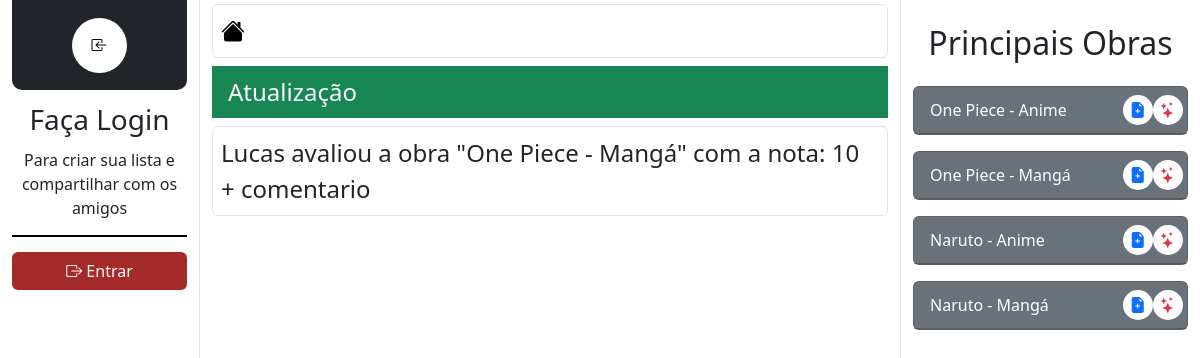
The page /OpenNews/1 on the database its author committed.
### webapp/models.py (models this page shows, shortened)
class Avaliacao(models.Model):
    autor = models.ForeignKey(Usuario, on_delete=models.CASCADE)
    obra = models.ForeignKey(Obra, on_delete=models.CASCADE)
    avaliacao = models.TextField("Comentarios", max_length=1500, blank=True, null=True)
    nota = models.IntegerField("Nota da obra", default=0)
    def __str__(self):
        if self.avaliacao:
            return '{} avaliou a obra "{}" com a nota: {} + comentario'.format(self.autor.nome, self.obra, self.nota)
        return '{} avaliou a obra "{}" com a nota: {}'.format(self.autor.nome, self.obra, self.nota)

class Usuario(models.Model):
    class Meta:
        verbose_name = "Usuário"
        verbose_name_plural = "Usuários"
    nome = models.CharField("Nome do Usuario", max_length=150)
    biografia = models.TextField("Biografia do Usuario", max_length=1500, blank=True, null=True)
    user = models.ForeignKey(User, on_delete=models.CASCADE)

class Obra(models.Model):
    class Meta:
        verbose_name = "Obra"
        verbose_name_plural = "Obras"
    nome = models.CharField("Nome do anime", max_length=250)
    resumo = models.TextField("Resumo do anime", max_length=2500, blank=True, null=True)
    tipos = (
        ("0","Anime"),
        ("1","Mangá"),
        ("2","Jogo"),
    )
    tipo = models.CharField("Tipo de obra", choices=tipos, max_length=15, default=tipos[0][1])
    def __str__(self):
        return self.nome + " - " + str(self.tipos[int(self.tipo)][1])

### webapp/views.py (the view)
# urls.py: path('OpenNews/<int:idFeed>', OpenNews, name="OpenNews"),
def OpenNews(request, idFeed):
    usuario = None
    listas =[]
    novidade = Feed.objects.get(pk=idFeed)
    classe, idItem = novidade.referencia.split("+")
    if request.user.is_authenticated:
        usuario = Usuario.objects.get(user=request.user)
        listas = list(Lista.objects.filter(autor = usuario))
    return render(request, 'news.html', {
        "titulo": "NOvidade",
        "listas":listas,
        "len_listas":len(listas),
        "user":usuario,
        "obras":Obra.objects.all(),
        "novidade": GetDados(classe, idItem)
    })

### webapp/views.py (called while the page is built)
def GetDados(model, id):
    match model:
        case "Usuario":
            return Usuario.objects.get(pk=id)
        case "Seguidores":
            return Seguidores.objects.get(pk=id)
        case "Obra":
            return Obra.objects.get(pk=id)
        case "Avaliacao":
            return Avaliacao.objects.get(pk=id)
        case "Lista":
            return Lista.objects.get(pk=id)
        case "Feed":
            return Feed.objects.get(pk=id)

### webapp/templates/news.html (shortened to what this page needs)
{% extends 'home.html' %}
{% block conteudo %}
    <div class="w-100 border m-1 p-2 rounded fs-4 d-flex justify-content-between">
        <a href="{% url 'Home' %}"><i class="bi bi-house-fill"></i></a>
    </div>
    <div class="w-100 m-1 fs-4 d-flex bg bg-success text-light px-3 py-2 fs-3">
        Atualização
    </div>
    <div class="w-100 border m-1 p-2 rounded fs-4 d-flex justify-content-between">
        {{novidade}}
    </div>
{% endblock %}

### webapp/templates/home.html (shortened to what this page needs)
{% extends 'base.html' %}
{% block page %}
<div class="container-fluid h-100 fixed">
    <div class="row">
      <div class="col-2 border-end">
        <div class="w-100 bg bg-dark centralizar" style="height: 90px; border-radius: 0 0 10px 10px">
          {% if user %}
            <div class="icon-user centralizar">{{user.GetInicial}}</div>
            {% else %}
            <a href="{% url 'login' %}" class="icon-user centralizar">
              <i class="bi bi-box-arrow-in-left"></i>
            </a>
          {% endif %}
        </div>
        {% if user %}
          <a class="" href="{% url 'Perfil' user.user.username %}">
          <div class="my-2 fs-3 text-center text-dark">{{user.nome}}</div>
          <div class="my-1 text-center text-dark">@{{user.user.username}}</div>
          <div class="linha"></div>
          <div class="my-1 border text-center text-dark" style="border-radius: 10px; position: relative;">
            {{user.biografia}}
            <i class="bi bi-pencil-square" style="position: absolute; bottom: 0px; right: 5px;"></i>
          </div>
          </a>
        {% else %}
          <div class="my-2 fs-3 text-center text-dark">Faça Login</div>
          <div class="my-1 text-center text-dark">Para criar sua lista e compartilhar com os amigos</div>
        {% endif %}
        <div class="linha"></div>
        {% if user %}
          <div class="listas">
            <ul class="list-group">
              <li class="list-group-item active d-flex justify-content-between" aria-current="true">Listas de {{user.nome}}<span class="badge bg-warning">{{len_listas}}</span></li>
              {% for lista in listas %}
              <li class="list-group-item d-flex justify-content-between"><a href="{% url 'Lista' lista.id %}" class="w-100 d-flex justify-content-between">{{lista.titulo}}<span class="badge bg-info">{{lista.getQtdItens}}</span></a></li>
              {% endfor %}
            </ul>
          </div>
          {% if request.user.is_superuser%}
            <a href="/admin/webapp" class="btn w-100 bg bg-info" style="margin: 5px 0px;">
              <i class="bi bi-admin"></i>
              Administração
            </a>
          {% endif %}
          <a href="/admin}" class="btn w-100" style="color: white !important; background-color: #A52A2A; marign: 5px 0px;">
            <i class="bi bi-box-arrow-right"></i>
            Sair
          </a>
        {% else %}
          <a href="{% url 'login' %}" class="btn w-100" style="color: white !important; background-color: #A52A2A;">
            <i class="bi bi-box-arrow-right"></i>
            Entrar
          </a>
        {% endif %}
      </div>
      <div class="col-7 d-flex flex-column align-items-center justify-content-start" style="overflow: auto; height: 100vh; position: relative;">
        {% if feed %}
          <h3 class="fs-3 text-start w-100 d-flex align-items-center px-3 text-dark bg bg-light w-100" style="height: 50px; box-shadow: 0 0 15px gray; position: absolute; top: 0px; z-index: 999;">Novidades</h3>
          <div class="py-3 my-3 w-100"></div>
          {% for p in feed %}
            <div class="card w-100 my-2">
              <div class="card-header">
                {{p.autor.nome}}
              </div>
              <div class="card-body">
                <p class="card-text">{{p.atualizacao}}</p>
                <a href="{% url 'OpenNews' p.id %}" class="w-100 btn btn-success text-light">Visualizar</a>
              </div>
            </div>
          {% endfor %}
        {% else %}
          {% block conteudo %}{% endblock %}
        {% endif %}
      </div>
      <div class="col-3 border-start text-center">
        <h2 class="fs-2 text-center w-100 my-4">Principais Obras</h2>
        {% for o in obras %}
          <div class="card text-bg-secondary mb-3 w-100" style="">
            <div class="card-header d-flex align-items-center justify-content-between">
              {{o}}
              <div class="btns-card">
                <i class="btn-bi bi bi-file-earmark-plus-fill text-primary" style="--t: Adicionar na lista"></i>
                <i class="btn-bi bi bi-stars text-danger" style="--t: avaliar"></i>
              </div>
            </div>
          </div>
        {% endfor %}
      </div>
    </div>
</div>
{% endblock %}

### webapp/templates/home.html (style rules this page uses)
a { text-decoration: none !important; color: black !important; cursor: pointer; }
.centralizar { display: flex; align-items: center; justify-content: center; }
.icon-user { width: 55px; height: 55px; background-color: white; border-radius: 50%; }
.linha { width: 100%; height: 2px; background-color: black; margin: 15px 0px; }
.btns-card { width: 20%; display: flex; align-items: center; justify-content: space-between; }
.btn-bi { min-width: 30px; min-height: 30px; background-color: white; border-radius: 50%; display: flex; align-items: center; justify-content: center; cursor: pointer; transition: 0.8s; }

### rows shown on the page
Avaliacao: avaliacao+autor+obra "Lucas avaliou a obra \"One Piece - Mangá\" com a nota: 10 + comentario"
Obra: nome+tipo "One Piece - Anime"
Obra: nome+tipo "One Piece - Mangá"
Obra: nome+tipo "Naruto - Anime"
Obra: nome+tipo "Naruto - Mangá"
